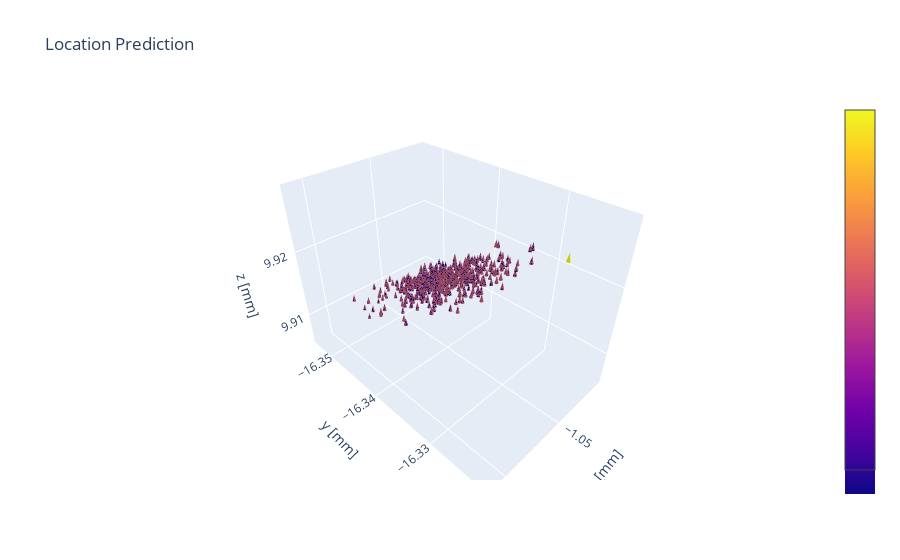

Here is the notebook cell this chart was saved with:
### Code cell
size = 2

measured = go.Cone(x=locpred[:,0], y=locpred[:,1], z=locpred[:,2], u=anglepred[:,0], v=anglepred[:,1], w=anglepred[:,2], 
                             sizemode="absolute", sizeref=size, )

#calculated = go.Cone(x=locact[:,0], y=locact[:,1], z=locact[:,2], u=actang[:,0], v=actang[:,1], w=actang[:,2], 
#                             sizemode="absolute", sizeref=size, colorscale=[(0, 'blue'), (1, 'blue')])

layout = go.Layout(title='Location Prediction', scene=dict(aspectmode='data', xaxis_title='x [mm]', yaxis_title='y [mm]', zaxis_title='z [mm]'))

fig = go.Figure(data=[measured], layout=layout)

fig.show()

### Figure 1 — Plotly figure (JSON) as saved in the notebook; plotly's stock layout.template omitted (floating-point values rounded to 4 significant figures; data arrays with more than 128 entries replaced by an {"elided": "..."} marker saying what was removed)
{"data": [{"sizemode": "absolute", "sizeref": 2, "type": "cone", "u": {"elided": "566 float values"}, "v": {"elided": "566 float values"}, "w": {"elided": "566 float values"}, "x": {"elided": "566 float values"}, "y": {"elided": "566 float values"}, "z": {"elided": "566 float values"}}], "layout": {"scene": {"aspectmode": "data", "xaxis": {"title": {"text": "x [mm]"}}, "yaxis": {"title": {"text": "y [mm]"}}, "zaxis": {"title": {"text": "z [mm]"}}}, "title": {"text": "Location Prediction"}}}
